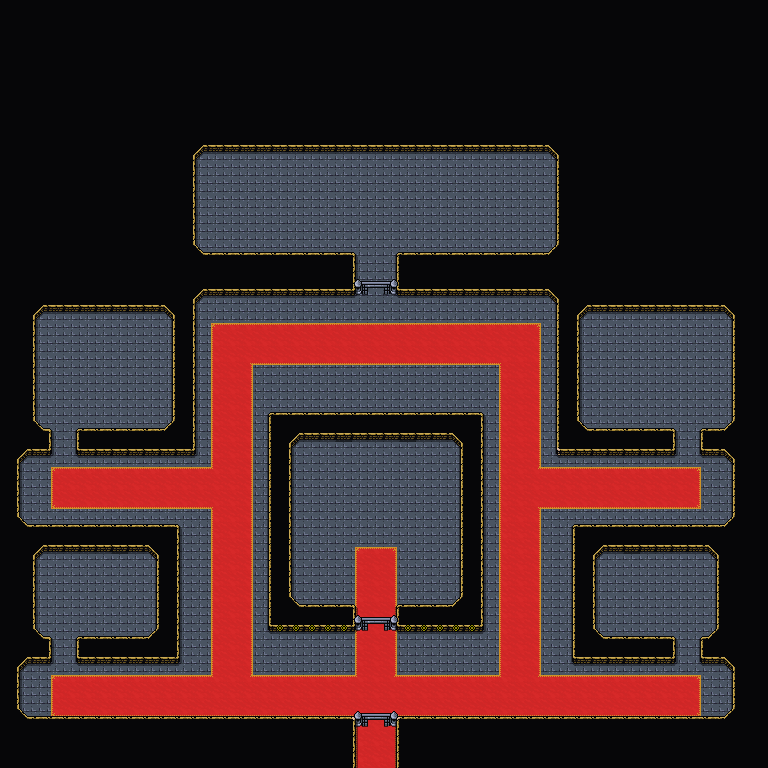

The image is a tile-based game level rendered from a .tmx file. Its description and source (layers, tilesets, objects; grid data summarised) follow:
An orthogonal 48x48 tile map with 16x16 px tiles, 5 tile layers (Background, Floor, Ground, Foreground, ...), 3 tilesets and 14 objects.

<map version="1.10" tiledversion="1.11.2" orientation="orthogonal" renderorder="right-down" width="48" height="48" tilewidth="16" tileheight="16" infinite="0" nextlayerid="7" nextobjectid="117">
 <editorsettings>
  <export target="wastetown..tmx" format="tmx" />
 </editorsettings>
 <properties>
  <property name="respawnEnemies" type="bool" value="true" />
 </properties>
 <tileset firstgid="1" source="../../../../common/maps/tileset/main.tsx" />
 <tileset firstgid="10113" source="../../../../common/maps/tileset/buildings.tsx" />
 <tileset firstgid="11905" source="../../../../common/maps/tileset/buildingsbosses.tsx" />
 <layer id="1" name="Background" width="48" height="48">
  <data>[2304 cells, 2304 non-empty, 2 distinct tile ids]</data>
 </layer>
 <layer id="6" name="Floor" width="48" height="48">
  <data>[2304 cells, 266 non-empty, 13 distinct tile ids]</data>
 </layer>
 <layer id="2" name="Ground" width="48" height="48">
  <data>[2304 cells, 27 non-empty, 7 distinct tile ids]</data>
 </layer>
 <layer id="3" name="Foreground" width="48" height="48">
  <properties>
   <property name="spriteLayer" type="bool" value="true" />
  </properties>
  <data>[2304 cells, 1678 non-empty, 19 distinct tile ids]</data>
 </layer>
 <layer id="5" name="AboveSprites" width="48" height="48">
  <data>[2304 cells, 29 non-empty, 5 distinct tile ids]</data>
 </layer>
 <objectgroup id="4" name="Objects">
  <object id="60" template="../../../../common/maps/obj/entry_up.tx" x="357" y="768" width="38" height="16">
   <properties>
    <property name="teleport" value="../Realm of Legends/maps/map/magetower/Mirror_Gallery_2.tmx" />
   </properties>
  </object>
  <object id="104" template="../../../../common/maps/obj/enemy.tx" x="268.74" y="210.928">
   <properties>
    <property name="effect">{
"lifeModifier": 20, 
"startBattleWithCard": ["Angelic Shield", "Temple of Enlightenment", "Altar of the Pantheon|THB", "Urn of Godfire", "Ephara's Warden|THS", "Font of Fortunes|JOU", "Font of Vigor|JOU", "The Birth of Meletis"]}</property>
    <property name="enemy" value="Ephara" />
   </properties>
  </object>
  <object id="105" template="../../../../common/maps/obj/enemy.tx" x="607.082" y="371.095">
   <properties>
    <property name="effect">{
"lifeModifier": 20, 
"startBattleWithCard": ["Seer's Vision", "Temple of Deceit", "Altar of the Pantheon|THB", "Urn of Godfire", "Font of Return|JOU", "Font of Fortunes|JOU", "Black Oak of Odunos|BNG", "Returned Phalanx|THS"]}</property>
    <property name="enemy" value="Phenax" />
   </properties>
  </object>
  <object id="106" template="../../../../common/maps/obj/enemy.tx" x="616.56" y="590.023">
   <properties>
    <property name="effect">{
"lifeModifier": 20, 
"startBattleWithCard": ["Rain of Gore", "Temple of Malice", "Altar of the Pantheon|THB", "Urn of Godfire", "Font of Ire|JOU", "Font of Return|JOU", "Slaughter-Priest of Mogis|THB", "Soulreaper of Mogis|THB"]}</property>
    <property name="enemy" value="Mogis" />
   </properties>
  </object>
  <object id="107" template="../../../../common/maps/obj/enemy.tx" x="114.258" y="603.291">
   <properties>
    <property name="effect">{
"lifeModifier": 20, 
"startBattleWithCard": ["Rhythm of the Wild", "Temple of Abandon", "Altar of the Pantheon|THB", "Urn of Godfire", "Reckless Reveler|BNG", "Font of Fertility|JOU", "Font of Ire|JOU", "Eidolon of the Great Revel|JOU"]}</property>
    <property name="enemy" value="Xenagos" />
   </properties>
  </object>
  <object id="108" template="../../../../common/maps/obj/enemy.tx" x="135.109" y="373.939">
   <properties>
    <property name="effect">{
"lifeModifier": 20, 
"startBattleWithCard": ["Anthem of Champions", "Temple of Plenty", "Altar of the Pantheon|THB", "Urn of Godfire", "Font of Vigor|JOU", "Font of Fertility|JOU", "Alseid of Life's Bounty", "Dictate of Karametra|JOU", "Dryad of the Ilysian Grove"]}</property>
    <property name="enemy" value="Karametra" />
   </properties>
  </object>
  <object id="109" template="../../../../common/maps/obj/enemy.tx" x="461.131" y="207.137">
   <properties>
    <property name="effect">{
"lifeModifier": 20, 
"startBattleWithCard": ["Outlaws' Merriment", "Altar of the Pantheon|THB", "Urn of Godfire", "Favored of Iroas", "Priest of Iroas", "Armory of Iroas|JOU", "Font of Ire|JOU", "Font of Vigor|JOU"]}</property>
    <property name="enemy" value="Iroas" />
   </properties>
  </object>
  <object id="110" template="../../../../common/maps/obj/enemy.tx" x="680.058" y="370.148">
   <properties>
    <property name="effect">{
"lifeModifier": 20, 
"startBattleWithCard": ["Jungle Barrier", "Temple of Mystery", "Altar of the Pantheon|THB", "Urn of Godfire", "Font of Fertility|JOU", "Font of Fortunes|JOU", "Dictate of Kruphix|JOU", "Prophet of Kruphix"]}</property>
    <property name="enemy" value="Kruphix" />
   </properties>
  </object>
  <object id="111" template="../../../../common/maps/obj/enemy.tx" x="677.215" y="590.023">
   <properties>
    <property name="effect">{
"lifeModifier": 20, 
"startBattleWithCard": ["Temple of Silence", "Hidden Stockpile", "Altar of the Pantheon|THB", "Urn of Godfire", "Font of Return|JOU", "Font of Vigor|JOU", "Scholar of Athreos|THS", "Grim Guardian|JOU"]}</property>
    <property name="enemy" value="Athreos" />
   </properties>
  </object>
  <object id="112" template="../../../../common/maps/obj/enemy.tx" x="55.4985" y="600.448">
   <properties>
    <property name="effect">{
"lifeModifier": 20, 
"startBattleWithCard": ["Cryptic Pursuit", "Altar of the Pantheon|THB", "Urn of Godfire", "Font of Ire|JOU", "Font of Fortunes|JOU", "Stormcaller of Keranos|BNG", "Storm God's Oracle|MH2"]}</property>
    <property name="enemy" value="Keranos" />
   </properties>
  </object>
  <object id="113" template="../../../../common/maps/obj/enemy.tx" x="62.1327" y="372.991">
   <properties>
    <property name="effect">{
"lifeModifier": 20, 
"startBattleWithCard": ["Binding the Old Gods", "Altar of the Pantheon|THB", "Urn of Godfire", "Font of Fertility|JOU", "Font of Return|JOU", "Pharika's Chosen|JOU", "Pharika's Spawn|THB"]}</property>
    <property name="enemy" value="Pharika" />
   </properties>
  </object>
  <object id="114" template="../../../../common/maps/obj/enemy.tx" x="364.461" y="495.249">
   <properties>
    <property name="effect">{
"lifeModifier": 20, 
"startBattleWithCard": ["Eternal of Harsh Truths|HOU", "Mirage Mirror", "Ipnu Rivulet|HOU", "ifnir deadlands|HOU", "accursed horde|HOU"]}</property>
    <property name="enemy" value="The Scarab God" />
   </properties>
  </object>
  <object id="115" template="../../../../common/maps/obj/enemy.tx" gid="2147495067" x="412.796" y="543.584">
   <properties>
    <property name="effect">{
"lifeModifier": 20, 
"startBattleWithCard": ["Bolas's Citadel", "Eternal of Harsh Truths|HOU", "Mirage Mirror", "Ipnu Rivulet|HOU", "ramunap ruins|HOU", "bloodwater entity|HOU"]}</property>
    <property name="enemy" value="The Locust God" />
    <property name="hidden" type="bool" value="false" />
   </properties>
  </object>
  <object id="116" template="../../../../common/maps/obj/enemy.tx" x="316.127" y="540.741">
   <properties>
    <property name="effect">{
"lifeModifier": 20, 
"startBattleWithCard": ["Bolas's Citadel", "Bolas's Citadel", "Eternal of Harsh Truths|HOU", "Mirage Mirror", "ramunap ruins|HOU", "ifnir deadlands|HOU", "Moaning Wall|HOU"]}</property>
    <property name="enemy" value="The Scorpion God" />
    <property name="waypoints" value="" />
   </properties>
  </object>
 </objectgroup>
</map>
